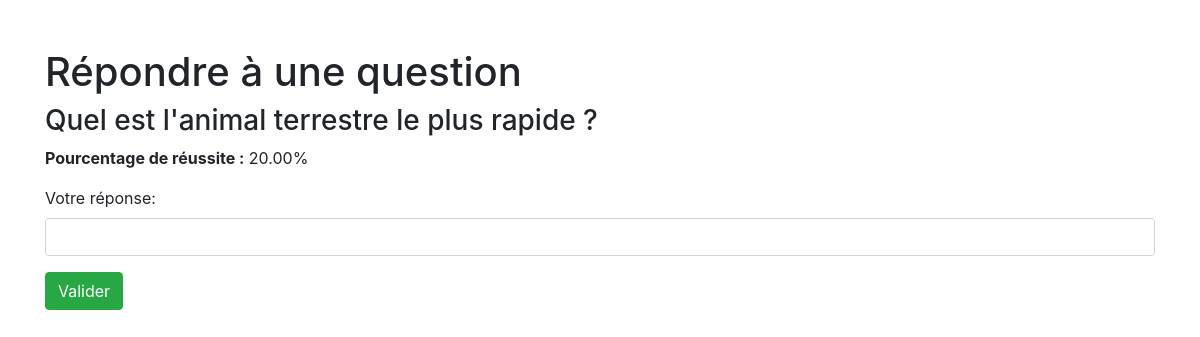
/repondre_question.php?id=2, run on the app's committed database.
### tables this page shows
CREATE TABLE IF NOT EXISTS `questions` (
  `id` int NOT NULL AUTO_INCREMENT,
  `question` text NOT NULL,
  `reponse_attendue` varchar(255) NOT NULL,
  `message_succes` text NOT NULL,
  `message_mauvaise_reponse` text NOT NULL,
  `taux_reussite` decimal(5,2) DEFAULT '0.00',
  `total_reponses` int DEFAULT '0',
  `bonnes_reponses` int DEFAULT '0',
  PRIMARY KEY (`id`)
);

### repondre_question.php (the view, shortened to what this page needs)
<?php
include('db.php');
if (isset($_GET['id'])) {
    $id = $_GET['id'];
    $sql = "SELECT * FROM questions WHERE id = :id";
    $stmt = $pdo->prepare($sql);
    $stmt->execute([':id' => $id]);
    $question = $stmt->fetch();
    $taux_reussite = ($question['total_reponses'] > 0) ? ($question['bonnes_reponses'] / $question['total_reponses']) * 100 : 0;
}
?>
<!DOCTYPE html>
<html lang="fr">
<head>
    <link rel="stylesheet" href="https://maxcdn.bootstrapcdn.com/bootstrap/4.5.2/css/bootstrap.min.css">
</head>
<body>
    <div class="container">
        <h1 class="mt-5">Répondre à une question</h1>
        <?php if (isset($question)): ?>
            <h3><?php echo htmlspecialchars($question['question']); ?></h3>
            <p><strong>Pourcentage de réussite :</strong> <?php echo number_format($taux_reussite, 2); ?>%</p>
            <form action="repondre_question.php?id=<?php echo $question['id']; ?>" method="post">
                <div class="form-group">
                    <label for="reponse_utilisateur">Votre réponse:</label>
                    <input type="text" id="reponse_utilisateur" name="reponse_utilisateur" class="form-control" required>
                </div>
                <button type="submit" class="btn btn-success">Valider</button>
            </form>
        <?php endif; ?>
    </div>
</body>
</html>

### data on the page
questions: question "Quel est l'animal terrestre le plus rapide ?", taux_reussite "20.00"
